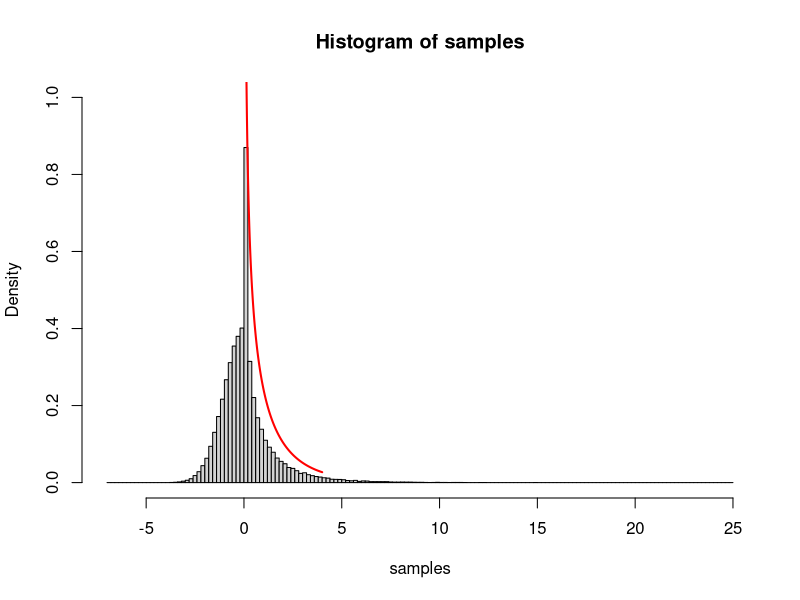

The R script that drew this image:
# program to get started on problem 3 in homework 7

# pdf will contain the exact pdf
x <- seq(-4,4,0.01)
pdf=((x**(-1/2))*exp(-x/2))/((2**.5)*(sqrt(3.1416)))

# number of samples we will generate, mean and stand dev for normal:
nsamples=100000
mean=0
sd=1

# the vector samples will contain the samples of the normal RV
samples <- rnorm(nsamples,mean,sd)
samples[samples>0] <- samples[samples>0]*samples[samples>0] ; samples
print("Program Works")
# plot a histogram of the samples using bins of with 0.2
print(max(samples))
print(min(samples))
hist(samples,freq=F,ylim=c(0,1.0),breaks=c(seq(-7.,25,0.2)))

# plot the pdf in red
lines(x,pdf,col="red",lwd=2)

